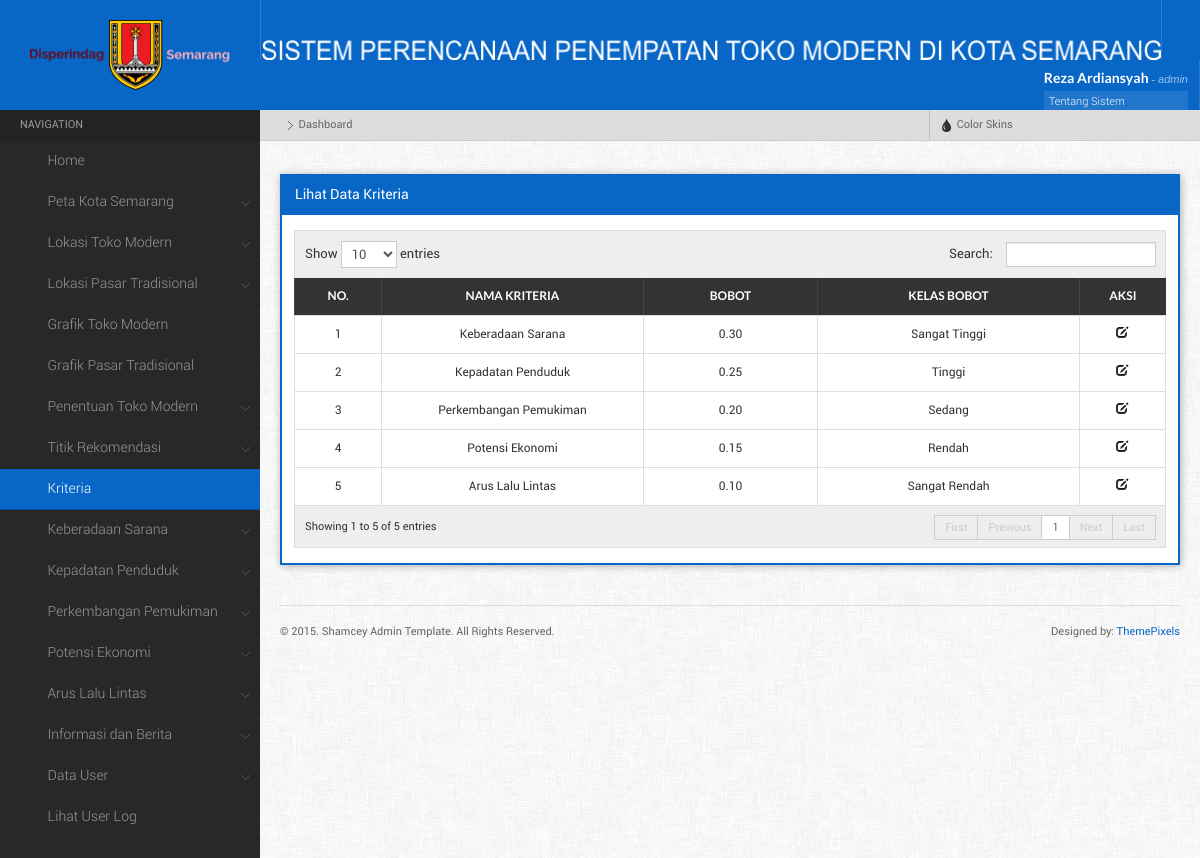
Page /main.php?menu=lihatKriteria (signed in) on the committed database.
### tables this page shows
CREATE TABLE `kriteria` (
  `id_kriteria` int(11) NOT NULL,
  `nama_kriteria` varchar(25) NOT NULL,
  `bobot` decimal(10,2) NOT NULL,
  `klas_bobot` varchar(25) NOT NULL
);

### component/lihat_kriteria.php (the view, shortened to what this page needs)
<?php
	$query =mysql_query("SELECT * FROM kriteria") or die (mysql_error());
    echo" <div class=\"widget\">
			<h4 class=\"widgettitle\">Lihat Data Kriteria</h4>
			<div class=\"widgetcontent\">
			<table id=\"dyntable\" class=\"table table-bordered responsive\">
                <thead>
                    <tr>
                        <th></th>
                        <th><center>No.</th>
                        <th><center>Nama Kriteria</th>
						<th><center>Bobot</th>
						<th><center>Kelas Bobot</th>
						<th><center>Aksi</th>
                    </tr>
                </thead>
				<tbody>";
				$no = 1;
				while($pecah = mysql_fetch_array($query)){
					echo "<tr class=\" \">
						<td></td>
						<td style='width:10%;'><center>$no</td>
						<td style='width:30%;'><center>$pecah[nama_kriteria]</td>
						<td style='width:20%;'><center>$pecah[bobot]</td>
						<td style='width:30%;'><center>$pecah[klas_bobot]</td>
						<td class=\"center\" style=\"width: 60px;\">
							<a href= \"main.php?menu=editKriteria&id_kriteria=$pecah[id_kriteria]\" title=\"Edit\"><i  class=\"icon-edit\"></i></a>
						</td>";
					echo "</td>
					</tr>";
				$no++;
				};
				echo "</tbody>
			</table>
		 </div>
		 </div>
	";
?>

### css/responsive-tables.css (style rules this page uses)
table.responsive { margin-bottom: 0; }
table.responsive td, table.responsive th { position: relative; overflow: hidden; white-space: wrap !important; }

### rows in the picture
kriteria: nama_kriteria "Keberadaan Sarana", bobot "0.30", klas_bobot "Sangat Tinggi"
kriteria: nama_kriteria "Kepadatan Penduduk", bobot "0.25", klas_bobot "Tinggi"
kriteria: nama_kriteria "Perkembangan Pemukiman", bobot "0.20", klas_bobot "Sedang"
kriteria: nama_kriteria "Potensi Ekonomi", bobot "0.15", klas_bobot "Rendah"
kriteria: nama_kriteria "Arus Lalu Lintas", bobot "0.10", klas_bobot "Sangat Rendah"

### other values in the picture
$_SESSION['nama_user'] "Reza Ardiansyah"
$_SESSION['username'] "admin"
